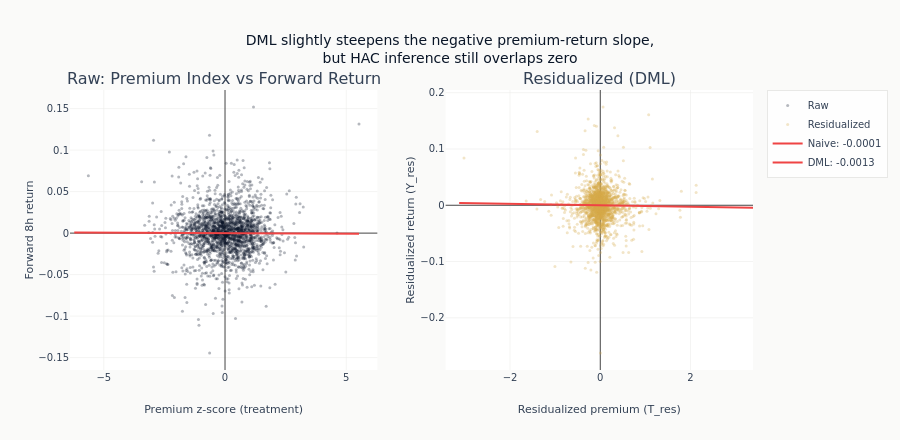

The notebook cell saved with this chart:
### Code cell
# Overlay regression lines showing naive vs DML slopes
x_range = np.linspace(T.min(), T.max(), 100)
fig.add_trace(
    go.Scatter(
        x=x_range,
        y=naive_effect * x_range,
        mode="lines",
        line=dict(color=COLORS["negative"], width=2),
        name=f"Naive: {naive_effect:.4f}",
    ),
    row=1,
    col=1,
)

if valid_res.sum() > 100:
    x_range_res = np.linspace(T_res[valid_res].min(), T_res[valid_res].max(), 100)
    fig.add_trace(
        go.Scatter(
            x=x_range_res,
            y=dml_effect * x_range_res,
            mode="lines",
            line=dict(color=COLORS["negative"], width=2),
            name=f"DML: {dml_effect:.4f}",
        ),
        row=1,
        col=2,
    )

fig.update_xaxes(title_text="Premium z-score (treatment)", row=1, col=1)
fig.update_yaxes(title_text="Forward 8h return", row=1, col=1)
fig.update_xaxes(title_text="Residualized premium (T_res)", row=1, col=2)
fig.update_yaxes(title_text="Residualized return (Y_res)", row=1, col=2)
fig.update_layout(
    height=440,
    title_text=(
        "DML slightly steepens the negative premium-return slope,<br>"
        "but HAC inference still overlaps zero"
    ),
    margin=dict(t=90, b=70, l=70, r=40),
)
fig.show()
